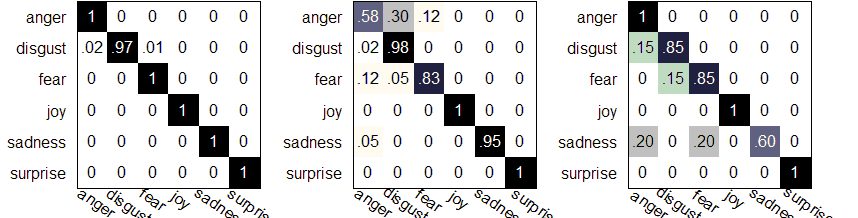
%> input picture 12.bmp, 858 x 218 px
$ octave --eval "result = kp_harris(imread('../12.bmp'));"   (GNU Octave 9; MATLAB toolbox functions it lacks are replaced by stand-ins)
%> lines starting %> are read from the running program, lines starting %| are printed output that depends on the picture
function points = kp_harris(im)
    % Extract keypoints using Harris algorithm (with an improvement
    % version)
    %
    % Author :: Vincent Garcia
    % Date   :: 05/12/2007
    %
    % INPUT
    % =====
    % im     : the graylevel image
    %
    % OUTPUT
    % ======
    % points : the interest points extracted
    %
    % REFERENCES
    % ==========
    % C.G. Harris and M.J. Stephens. "A combined corner and edge detector",
    % Proceedings Fourth Alvey Vision Conference, Manchester.
    % pp 147-151, 1988.
    %
    % Alison Noble, "Descriptions of Image Surfaces", PhD thesis, Department
    % of Engineering Science, Oxford University 1989, p45.
    %
    % C. Schmid, R. Mohrand and C. Bauckhage, "Evaluation of Interest Point Detectors",
    % Int. Journal of Computer Vision, 37(2), 151-172, 2000.
    %
    % EXAMPLE
    % =======
    % points = kp_harris(im)

    % only luminance value
    im = double(im(:,:,1));
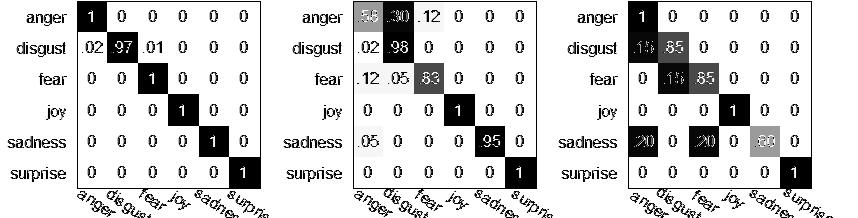
%> im: size 218x858 double; min 0, max 255, mean 212.3
    sigma = 1.5;

    % derivative masks
    s_D = 0.7*sigma;
    x  = -round(3*s_D):round(3*s_D);
    dx = x .* exp(-x.*x/(2*s_D*s_D)) ./ (s_D*s_D*s_D*sqrt(2*pi));
    dy = dx';

    % image derivatives
    Ix = conv2(im, dx, 'same');
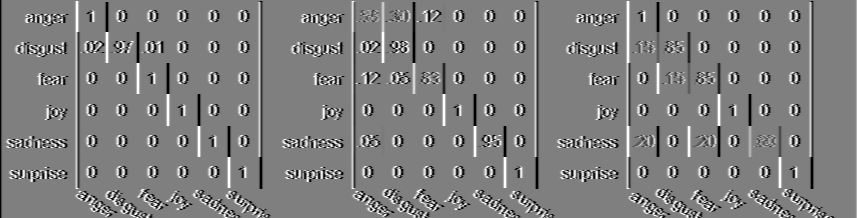
%> Ix: size 218x858 double; min -88.93, max 88.93, mean 0; drawn with min black and max white
    Iy = conv2(im, dy, 'same');
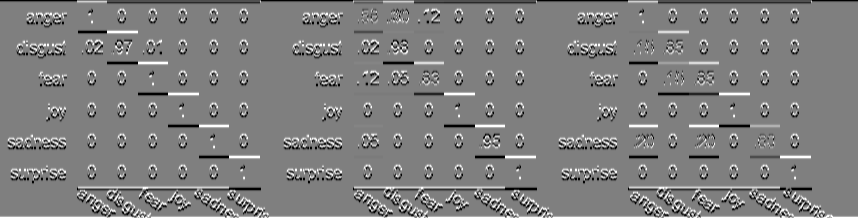
%> Iy: size 218x858 double; min -88.93, max 88.93, mean -0.1; drawn with min black and max white

    % sum of the Auto-correlation matrix
    s_I = sigma;
    g = fspecial('gaussian',max(1,fix(6*s_I+1)), s_I);
    Ix2 = conv2(Ix.^2, g, 'same'); % Smoothed squared image derivatives
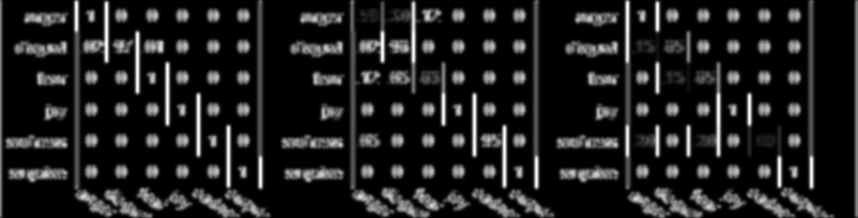
%> Ix2: size 218x858 double; min 0, max 4430.4, mean 552.4; drawn with min black and max white
    Iy2 = conv2(Iy.^2, g, 'same');
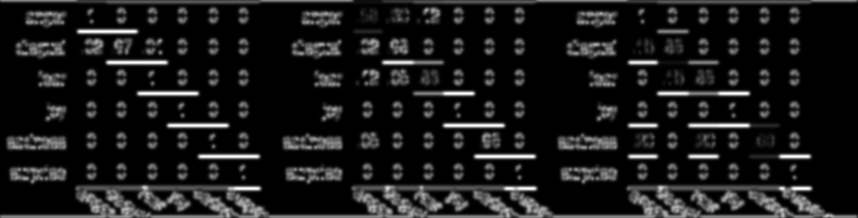
%> Iy2: size 218x858 double; min 0, max 4364.4, mean 457.6; drawn with min black and max white
    Ixy = conv2(Ix.*Iy, g, 'same');
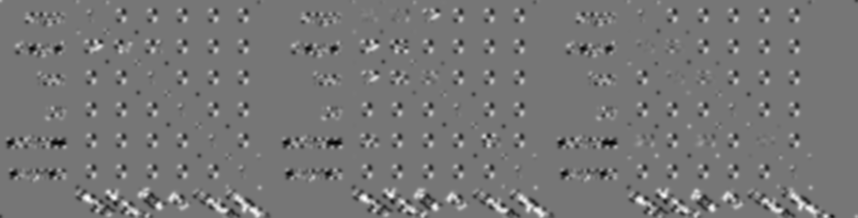
%> Ixy: size 218x858 double; min -2059.2, max 2371.9, mean 5; drawn with min black and max white

    % interest point response
    cim = (Ix2.*Iy2 - Ixy.^2)./(Ix2 + Iy2 + eps);				% Alison Noble measure.
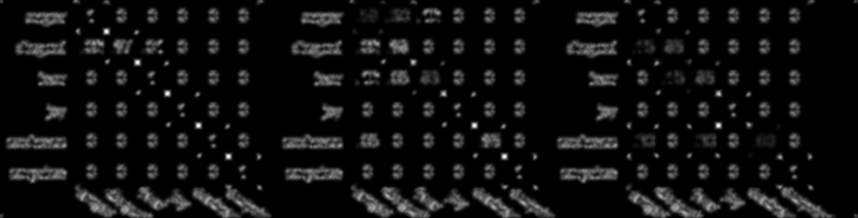
%> cim: size 218x858 double; min 0, max 2169.4, mean 136.3; drawn with min black and max white
    % k = 0.06; cim = (Ix2.*Iy2 - Ixy.^2) - k*(Ix2 + Iy2).^2;	% Original Harris measure.

    % find local maxima on 3x3 neighborgood
%> (the run ends here)

$ run again, on feg.bmp
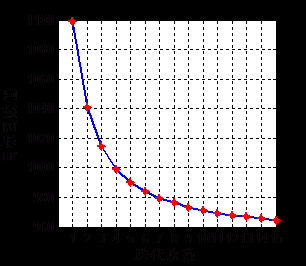
%> input picture feg.bmp, 306 x 266 px
%> in kp_harris, `Ixy = conv2(Ix.*Iy, g, 'same');`:
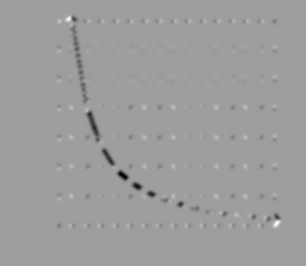
%> Ixy: size 266x306 double; min -4155.8, max 2551.3, mean -21.2; drawn with min black and max white
%> in kp_harris, `cim = (Ix2.*Iy2 - Ixy.^2)./(Ix2 + Iy2 + eps);`:
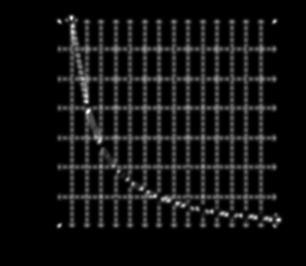
%> cim: size 266x306 double; min 0, max 1605.1, mean 116.7; drawn with min black and max white
